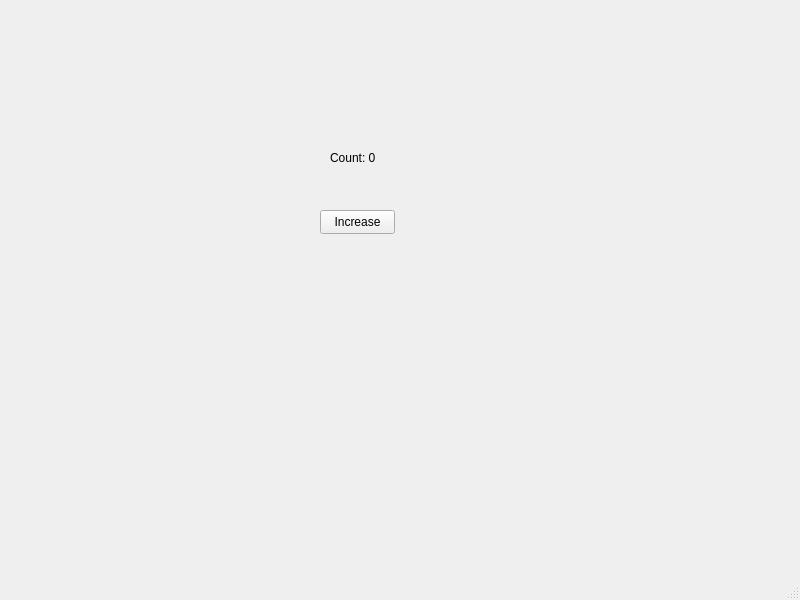
<?xml version="1.0" encoding="UTF-8"?>
<ui version="4.0">
 <class>MainWindow</class>
 <widget class="QMainWindow" name="MainWindow">
  <property name="geometry">
   <rect>
    <x>0</x>
    <y>0</y>
    <width>800</width>
    <height>600</height>
   </rect>
  </property>
  <property name="windowTitle">
   <string>MainWindow</string>
  </property>
  <widget class="QWidget" name="centralwidget">
   <widget class="QPushButton" name="increaseButton">
    <property name="geometry">
     <rect>
      <x>320</x>
      <y>210</y>
      <width>75</width>
      <height>24</height>
     </rect>
    </property>
    <property name="text">
     <string>Increase</string>
    </property>
   </widget>
   <widget class="QLabel" name="countLabel">
    <property name="geometry">
     <rect>
      <x>330</x>
      <y>150</y>
      <width>49</width>
      <height>16</height>
     </rect>
    </property>
    <property name="text">
     <string>Count: 0</string>
    </property>
   </widget>
  </widget>
  <widget class="QMenuBar" name="menubar">
   <property name="geometry">
    <rect>
     <x>0</x>
     <y>0</y>
     <width>800</width>
     <height>22</height>
    </rect>
   </property>
  </widget>
  <widget class="QStatusBar" name="statusbar"/>
 </widget>
 <resources/>
 <connections/>
</ui>
